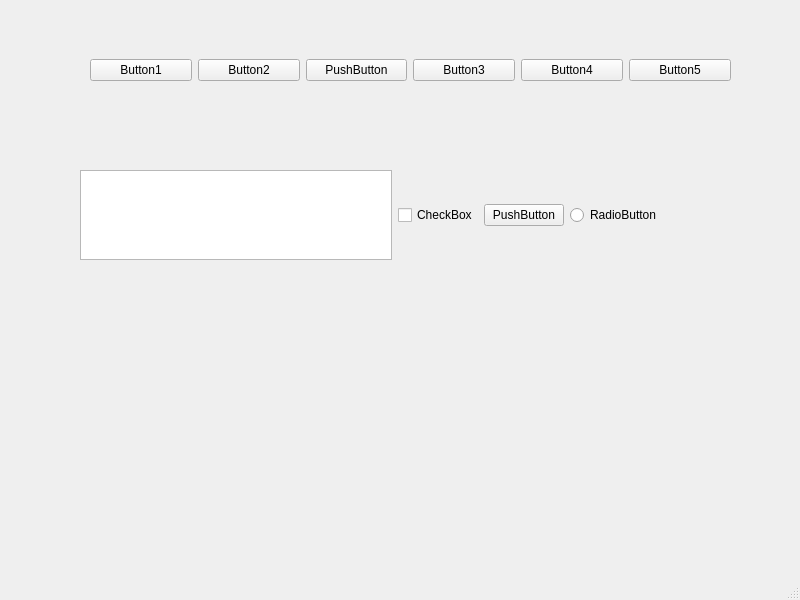
<?xml version="1.0" encoding="UTF-8"?>
<ui version="4.0">
 <class>MainWindow</class>
 <widget class="QMainWindow" name="MainWindow">
  <property name="geometry">
   <rect>
    <x>0</x>
    <y>0</y>
    <width>800</width>
    <height>600</height>
   </rect>
  </property>
  <property name="windowTitle">
   <string>MainWindow</string>
  </property>
  <widget class="QWidget" name="centralwidget">
   <widget class="QWidget" name="horizontalLayoutWidget">
    <property name="geometry">
     <rect>
      <x>80</x>
      <y>170</y>
      <width>581</width>
      <height>90</height>
     </rect>
    </property>
    <layout class="QHBoxLayout" name="horizontalLayout_2">
     <item>
      <widget class="QListWidget" name="listWidget"/>
     </item>
     <item>
      <widget class="QCheckBox" name="checkBox">
       <property name="text">
        <string>CheckBox</string>
       </property>
      </widget>
     </item>
     <item>
      <widget class="QPushButton" name="pushButton_6">
       <property name="text">
        <string>PushButton</string>
       </property>
      </widget>
     </item>
     <item>
      <widget class="QRadioButton" name="radioButton">
       <property name="text">
        <string>RadioButton</string>
       </property>
      </widget>
     </item>
    </layout>
   </widget>
   <widget class="QWidget" name="">
    <property name="geometry">
     <rect>
      <x>90</x>
      <y>20</y>
      <width>641</width>
      <height>101</height>
     </rect>
    </property>
    <layout class="QHBoxLayout" name="horizontalLayout">
     <item>
      <widget class="QPushButton" name="pushButton">
       <property name="text">
        <string>Button1</string>
       </property>
      </widget>
     </item>
     <item>
      <widget class="QPushButton" name="pushButton_2">
       <property name="text">
        <string>Button2</string>
       </property>
      </widget>
     </item>
     <item>
      <widget class="QPushButton" name="pushButton_7">
       <property name="text">
        <string>PushButton</string>
       </property>
      </widget>
     </item>
     <item>
      <widget class="QPushButton" name="pushButton_3">
       <property name="text">
        <string>Button3</string>
       </property>
      </widget>
     </item>
     <item>
      <widget class="QPushButton" name="pushButton_4">
       <property name="text">
        <string>Button4</string>
       </property>
      </widget>
     </item>
     <item>
      <widget class="QPushButton" name="pushButton_5">
       <property name="text">
        <string>Button5</string>
       </property>
      </widget>
     </item>
    </layout>
   </widget>
  </widget>
  <widget class="QMenuBar" name="menubar">
   <property name="geometry">
    <rect>
     <x>0</x>
     <y>0</y>
     <width>800</width>
     <height>22</height>
    </rect>
   </property>
  </widget>
  <widget class="QStatusBar" name="statusbar"/>
 </widget>
 <resources/>
 <connections/>
</ui>
